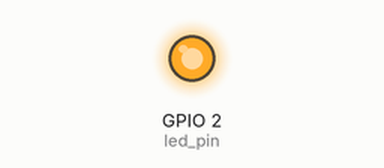
A sketch run on a simulated ESP32. Parts: output pins drawn as LEDs (lit = HIGH).

Above: at 0.08 s.
At 9.48 s:
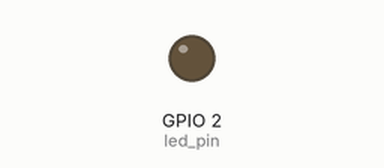
Timing chart, 0 to 10.8 s (numbered marks = the images above):
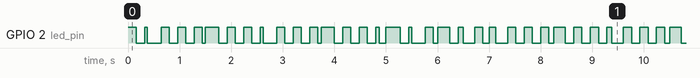

The sketch:

esp32_freertos_01b_blinky_variable.ino
```cpp
// Add ESP32 Arduino core URL to File > Preferences > Additional boards manager URLs:
//   https://dl.espressif.com/dl/package_esp32_index.json
// Then go to Tools > Board > Boards Manager, search for "esp32" and install the latest package
// (e.g., 3.3.0 as of Aug 2025).

// Select which core to run the task on.
// - On single-core builds, only core 0 exists (CONFIG_FREERTOS_UNICORE = 1).
// - On dual-core ESP32 (e.g., Adafruit HUZZAH32), both cores exist and by default
//   the firmware runs in dual-core mode, unless explicitly configured for unicore.
// For this demo, we pin the task to core 1 to avoid interference with Wi-Fi/system tasks.
#if CONFIG_FREERTOS_UNICORE
static const BaseType_t app_cpu = 0;
#else
static const BaseType_t app_cpu = 1;
#endif

// Goal: Toggles the LED at different rates using separate tasks.

// LED rates
static const int rate_1 = 500;  // ms
static const int rate_2 = 160;  // ms
static const int rate_3 = 375;  // ms

// Pins
static const int led_pin = LED_BUILTIN; // Built-in LED

// Task: blink an LED at rate_1
// Note: vTaskDelay() expects ticks, not ms. Use portTICK_PERIOD_MS to convert ms to ticks.
// On ESP32 (Arduino-ESP32), portTICK_PERIOD_MS = 1 (configTICK_RATE_HZ = 1000),
// meaning 1 tick = 1 ms. On other FreeRTOS ports, it may differ (e.g., 1 tick = 10 ms).
void toggleLED_1(void *parameter) {
  while(1) {
    digitalWrite(led_pin, HIGH);
    vTaskDelay(rate_1 / portTICK_PERIOD_MS);
    digitalWrite(led_pin, LOW);
    vTaskDelay(rate_1 / portTICK_PERIOD_MS);
  }
}

// Task: blink an LED at rate_2
void toggleLED_2(void *parameter) {
  while(1) {
    digitalWrite(led_pin, HIGH);
    vTaskDelay(rate_2 / portTICK_PERIOD_MS);
    digitalWrite(led_pin, LOW);
    vTaskDelay(rate_2 / portTICK_PERIOD_MS);
  }
}

// Task: blink an LED at rate_3
void toggleLED_3(void *parameter) {
  while(1) {
    digitalWrite(led_pin, HIGH);
    vTaskDelay(rate_3 / portTICK_PERIOD_MS);
    digitalWrite(led_pin, LOW);
    vTaskDelay(rate_3 / portTICK_PERIOD_MS);
  }
}

void setup() {
  // Configure pin
  pinMode(led_pin, OUTPUT);

  // Create task 1 with rate_1 toggling
  xTaskCreatePinnedToCore(   // In vanilla FreeRTOS, use xTaskCreate()
      toggleLED_1,           // Task function
      "Toggle 1",            // Name (for debugging)
      1024,                  // Stack size in bytes (Arduino-ESP32).
                             //   Vanilla FreeRTOS uses words (so 1024 = 4096 bytes on 32-bit MCU).
      NULL,                  // Parameter to pass
      1,                     // Priority (0–24, higher = higher priority)
      NULL,                  // Task handle (optional)
      app_cpu                // Core affinity (ESP32 only)
  );

  // Create task 2 with rate_2 toggling
  xTaskCreatePinnedToCore(   // In vanilla FreeRTOS, use xTaskCreate()
      toggleLED_2,           // Task function
      "Toggle 2",            // Name (for debugging)
      1024,                  // Stack size in bytes (Arduino-ESP32).
                             //   Vanilla FreeRTOS uses words (so 1024 = 4096 bytes on 32-bit MCU).
      NULL,                  // Parameter to pass
      1,                     // Priority (0–24, higher = higher priority)
      NULL,                  // Task handle (optional)
      app_cpu                // Core affinity (ESP32 only)
  );

  // Create task 3 with rate_3 toggling
  xTaskCreatePinnedToCore(   // In vanilla FreeRTOS, use xTaskCreate()
      toggleLED_3,           // Task function
      "Toggle 3",            // Name (for debugging)
      1024,                  // Stack size in bytes (Arduino-ESP32).
                             //   Vanilla FreeRTOS uses words (so 1024 = 4096 bytes on 32-bit MCU).
      NULL,                  // Parameter to pass
      1,                     // Priority (0–24, higher = higher priority)
      NULL,                  // Task handle (optional)
      app_cpu                // Core affinity (ESP32 only)
  );
  // The LED toggles at three different rates, creating odd patterns,
  // because each task calls vTaskDelay(), which blocks it and allows
  // the scheduler to switch (preempt) to another task.


  // Notes:
  // - In Arduino-ESP32, setup() and loop() already run as FreeRTOS tasks,
  //   so no need to call vTaskStartScheduler().
  // - In vanilla FreeRTOS, tasks are created in main() and you must call vTaskStartScheduler().
}

void loop() {
  // Empty: not used in this demo
}
```

Measured:
- by itself, GPIO 2 (led_pin): moves between LOW and HIGH, repeating every 8.3 s
- by itself, everything shown: repeats every 24.0 s, in 130 steps
